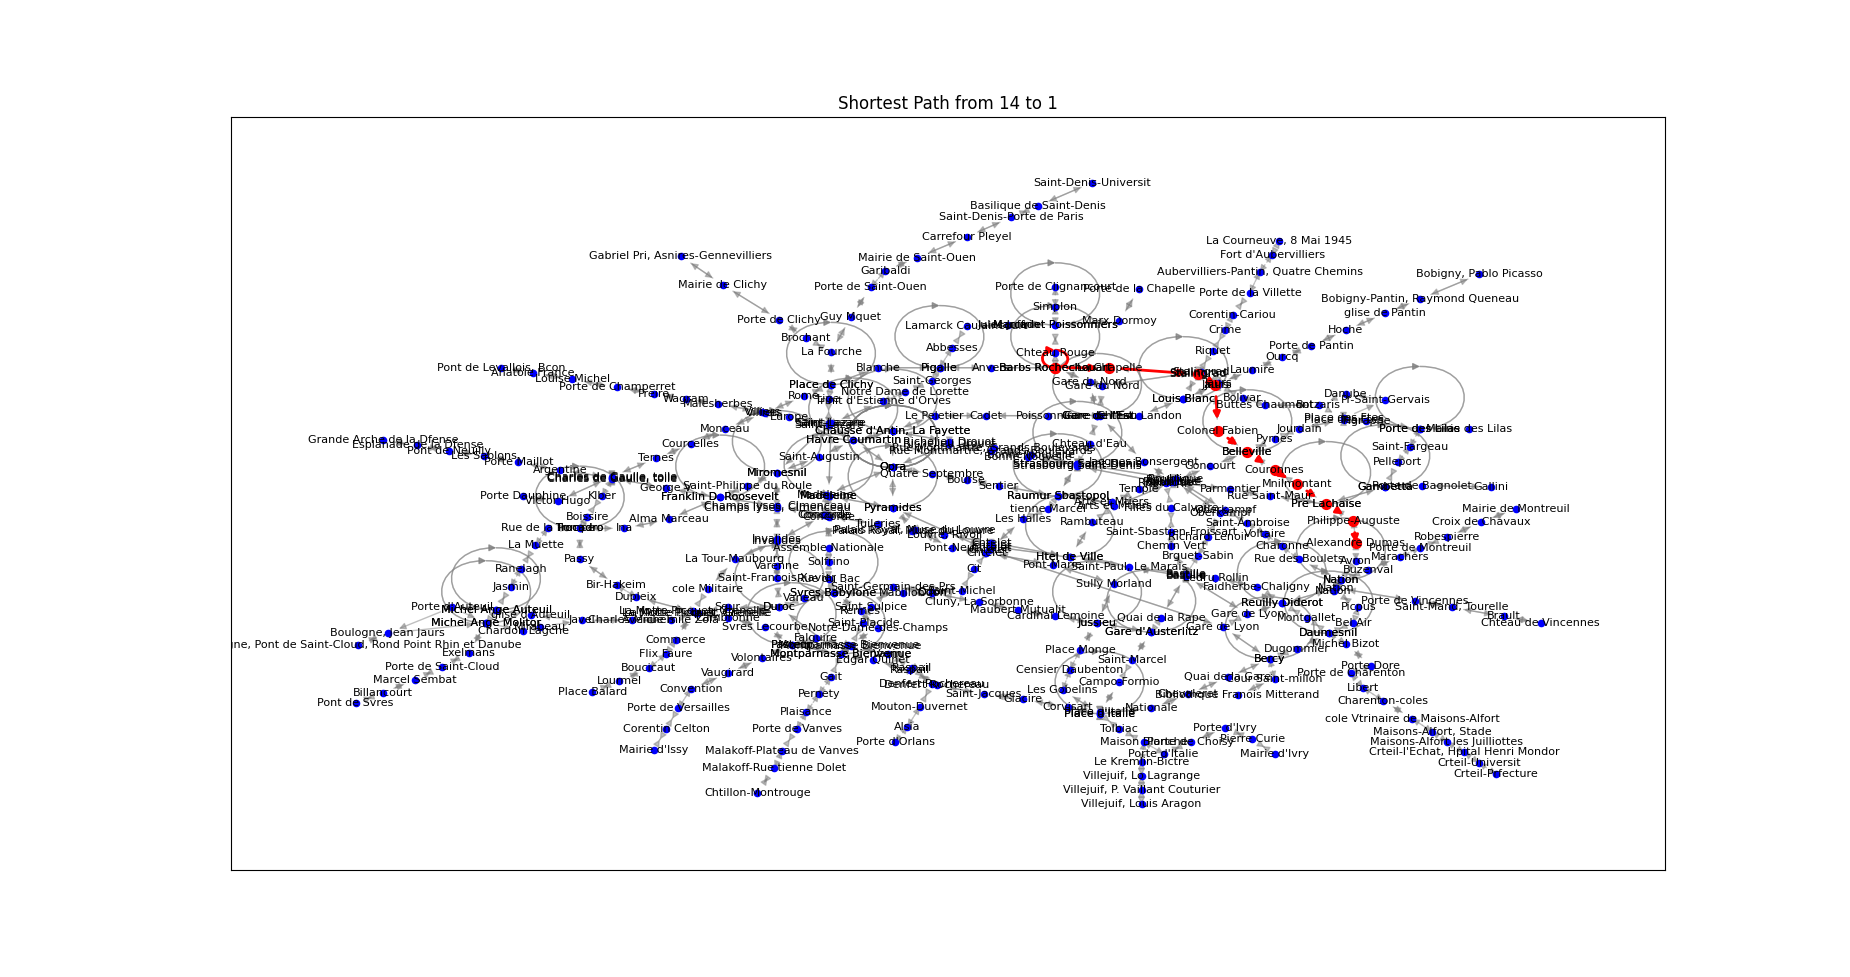

Write the Python code that produced this figure.
import networkx as nx
import matplotlib.pyplot as plt


def draw_g_with_path(G, pos, start, end):
    """
    Draw the graph with the shortest path between two nodes highlighted.
    """
    # Compute the shortest path
    try:
        shortest_path = nx.shortest_path(G, source=start, target=end, weight='travel_time')
    except nx.NetworkXNoPath:
        print(f"No path exists between {start} and {end}.")
        return

    # Extract edges in the shortest path
    path_edges = list(zip(shortest_path[:-1], shortest_path[1:]))
    
    # Draw all nodes and edges
    plt.figure(figsize=(16, 12))
    nx.draw_networkx_edges(G, pos, alpha=0.5, edge_color="gray")
    nx.draw_networkx_nodes(G, pos, node_size=20, node_color="blue")

    # Highlight the shortest path
    nx.draw_networkx_nodes(G, pos, nodelist=shortest_path, node_size=50, node_color="red")
    nx.draw_networkx_edges(G, pos, edgelist=path_edges, width=2, edge_color="red")
    
    # Add labels for nodes
    nx.draw_networkx_labels(G, pos, labels=nx.get_node_attributes(G, "name"), font_size=8, font_color="black")
    
    # Add a title
    plt.title(f"Shortest Path from {start} to {end}")
    plt.show()


def graph_from_metro_file(file_path):
    """
    Reads a file and creates a graph for the metro network.
    """
    # Read file
    with open(file_path, 'r', encoding='utf-8', errors='ignore') as file:
        lines = [l for l in file.readlines() if l != '\n']

    begin_nodes = lines.index('noms sommets\n')
    begin_node_attrs = lines.index('coord sommets\n')
    begin_edges = lines.index('arcs values\n')

    nodes = lines[begin_nodes + 1:begin_node_attrs]
    nodes_attrs = lines[begin_node_attrs + 1:begin_edges]
    edges = lines[begin_edges + 1:]

    # Create graph
    G = nx.DiGraph()
    pos = {}
    for node in nodes:
        node, name = node.strip().split(' ', 1)
        node = int(node)
        G.add_node(node, name=name)
        pos[node] = (0, 0)

    for attr in nodes_attrs:
        node, x, y = attr.strip().split()
        node = int(node)
        G.nodes[node]['position'] = (float(x), float(y))
        pos[node] = (float(x), float(y))

    for edge in edges:
        if edge == '\n':
            continue
        node1, node2, travel_time = edge.strip().split()
        node1, node2, travel_time = int(node1), int(node2), float(travel_time)
        G.add_edge(node1, node2, travel_time=travel_time)

    return G, pos


# Load the graph
G, pos = graph_from_metro_file('Ressources/metro')

# Example usage: Visualize the graph with shortest path highlighted
start_node = int(input("The ID of start place: "))
end_node = int(input("The ID of destination: "))
draw_g_with_path(G, pos, start=start_node, end=end_node)
